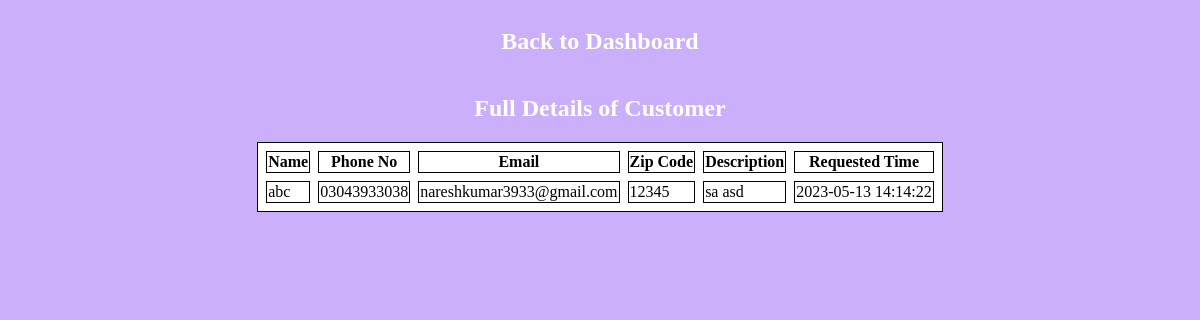
Page /formSubmitted/viewMoreBtnFrontend.php?id=25254 (signed in) on the committed database.
### tables this page shows
CREATE TABLE `contactuspage` (
  `Id` int(11) NOT NULL,
  `fullname` text DEFAULT NULL,
  `email` varchar(50) DEFAULT NULL,
  `phoneNo` varchar(13) DEFAULT NULL,
  `zipCode` int(5) DEFAULT NULL,
  `descriptionDetails` varchar(200) DEFAULT NULL,
  `requestedAt` timestamp NOT NULL DEFAULT current_timestamp() ON UPDATE current_timestamp()
);

### formSubmitted/viewMoreBtn.php (the view, shortened to what this page needs)
<?php
require '../dbConnection/connectionTo-DB.php';
$login=$_SESSION['email'];
if($login==true){
$id = $_GET['id'];
$query = "SELECT * FROM contactuspage WHERE Id='$id' " ;
$data = mysqli_query($conn,$query);
$result = mysqli_fetch_assoc($data);
?>
                <tr>
                    <td><?php echo $result['fullname'] ?></td>
                    <td><?php echo $result['phoneNo'] ?></td>
                    <td><?php echo $result['email'] ?></td>
                    <td><?php echo $result['zipCode'] ?></td>
                    <td><?php echo $result['descriptionDetails'] ?></td>
                    <td><?php echo $result['requestedAt'] ?></td>
                </tr>
<?php
}
else{
    header("Location:/registration-form/adminLogin/loginFrontend.php");
}
?>

### css/viewMoreBtnFrontend.css (style rules this page uses)
body { background-color: #ccaffa; padding: 0 10px; }
table,th,td { background-color: white; border: 1px solid; border-spacing: 8px; }

### rows in the picture
contactuspage: fullname "abc", phoneNo "03043933038", email "nareshkumar3933@gmail.com", zipCode "12345", descriptionDetails "sa asd", requestedAt "2023-05-13 14:14:22"
